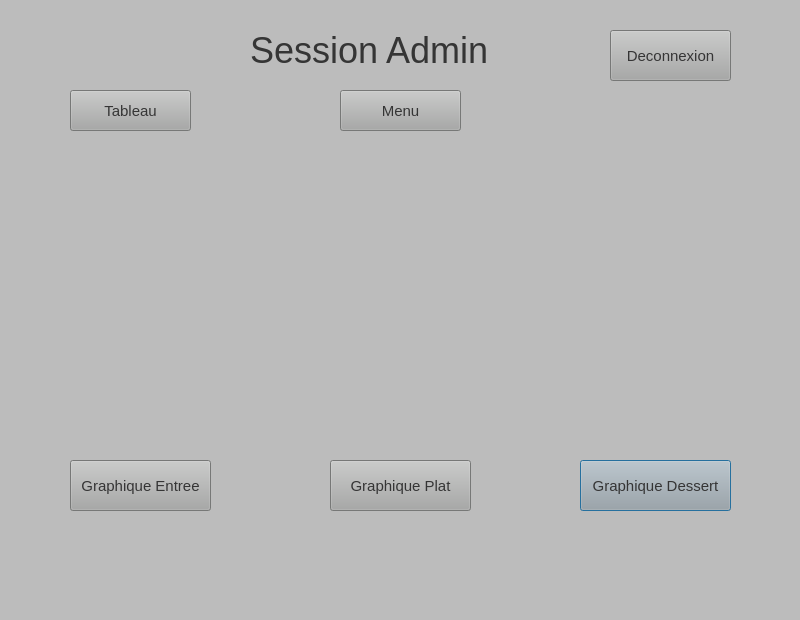
<?xml version="1.0" encoding="UTF-8"?>
<ui version="4.0">
 <class>Dialog</class>
 <widget class="QDialog" name="Dialog">
  <property name="geometry">
   <rect>
    <x>0</x>
    <y>0</y>
    <width>800</width>
    <height>620</height>
   </rect>
  </property>
  <property name="windowTitle">
   <string>Dialog</string>
  </property>
  <property name="styleSheet">
   <string notr="true">background-color: rgb(188, 188, 188);</string>
  </property>
  <widget class="QLabel" name="label">
   <property name="geometry">
    <rect>
     <x>250</x>
     <y>20</y>
     <width>301</width>
     <height>61</height>
    </rect>
   </property>
   <property name="styleSheet">
    <string notr="true">color:rgb(53, 53, 53); font-size:27pt;</string>
   </property>
   <property name="text">
    <string>Session Admin</string>
   </property>
  </widget>
  <widget class="QPushButton" name="graphiquebutton_dessert">
   <property name="geometry">
    <rect>
     <x>580</x>
     <y>460</y>
     <width>151</width>
     <height>51</height>
    </rect>
   </property>
   <property name="styleSheet">
    <string notr="true">background-color: rgb(167, 168, 167);color:rgb(53,53,53);font-size:11pt</string>
   </property>
   <property name="text">
    <string>Graphique Dessert</string>
   </property>
  </widget>
  <widget class="QPushButton" name="Menubutton">
   <property name="geometry">
    <rect>
     <x>340</x>
     <y>90</y>
     <width>121</width>
     <height>41</height>
    </rect>
   </property>
   <property name="styleSheet">
    <string notr="true">background-color: rgb(167, 168, 167);color:rgb(53,53,53);font-size:11pt</string>
   </property>
   <property name="text">
    <string>Menu</string>
   </property>
  </widget>
  <widget class="QPushButton" name="graphiquebutton_entree">
   <property name="geometry">
    <rect>
     <x>70</x>
     <y>460</y>
     <width>141</width>
     <height>51</height>
    </rect>
   </property>
   <property name="styleSheet">
    <string notr="true">background-color: rgb(167, 168, 167);font-size:11pt;color:rgb(53,53,53)</string>
   </property>
   <property name="text">
    <string>Graphique Entree</string>
   </property>
  </widget>
  <widget class="QPushButton" name="DisconnectedButton">
   <property name="geometry">
    <rect>
     <x>610</x>
     <y>30</y>
     <width>121</width>
     <height>51</height>
    </rect>
   </property>
   <property name="palette">
    <palette>
     <active>
      <colorrole role="WindowText">
       <brush brushstyle="SolidPattern">
        <color alpha="255">
         <red>53</red>
         <green>53</green>
         <blue>53</blue>
        </color>
       </brush>
      </colorrole>
      <colorrole role="Button">
       <brush brushstyle="SolidPattern">
        <color alpha="255">
         <red>167</red>
         <green>168</green>
         <blue>167</blue>
        </color>
       </brush>
      </colorrole>
      <colorrole role="Light">
       <brush brushstyle="SolidPattern">
        <color alpha="255">
         <red>255</red>
         <green>255</green>
         <blue>255</blue>
        </color>
       </brush>
      </colorrole>
      <colorrole role="Midlight">
       <brush brushstyle="SolidPattern">
        <color alpha="255">
         <red>223</red>
         <green>222</green>
         <blue>227</blue>
        </color>
       </brush>
      </colorrole>
      <colorrole role="Dark">
       <brush brushstyle="SolidPattern">
        <color alpha="255">
         <red>95</red>
         <green>94</green>
         <blue>99</blue>
        </color>
       </brush>
      </colorrole>
      <colorrole role="Mid">
       <brush brushstyle="SolidPattern">
        <color alpha="255">
         <red>127</red>
         <green>126</green>
         <blue>133</blue>
        </color>
       </brush>
      </colorrole>
      <colorrole role="Text">
       <brush brushstyle="SolidPattern">
        <color alpha="255">
         <red>53</red>
         <green>53</green>
         <blue>53</blue>
        </color>
       </brush>
      </colorrole>
      <colorrole role="BrightText">
       <brush brushstyle="SolidPattern">
        <color alpha="255">
         <red>255</red>
         <green>255</green>
         <blue>255</blue>
        </color>
       </brush>
      </colorrole>
      <colorrole role="ButtonText">
       <brush brushstyle="SolidPattern">
        <color alpha="255">
         <red>53</red>
         <green>53</green>
         <blue>53</blue>
        </color>
       </brush>
      </colorrole>
      <colorrole role="Base">
       <brush brushstyle="SolidPattern">
        <color alpha="255">
         <red>167</red>
         <green>168</green>
         <blue>167</blue>
        </color>
       </brush>
      </colorrole>
      <colorrole role="Window">
       <brush brushstyle="SolidPattern">
        <color alpha="255">
         <red>167</red>
         <green>168</green>
         <blue>167</blue>
        </color>
       </brush>
      </colorrole>
      <colorrole role="Shadow">
       <brush brushstyle="SolidPattern">
        <color alpha="255">
         <red>0</red>
         <green>0</green>
         <blue>0</blue>
        </color>
       </brush>
      </colorrole>
      <colorrole role="AlternateBase">
       <brush brushstyle="SolidPattern">
        <color alpha="255">
         <red>223</red>
         <green>222</green>
         <blue>227</blue>
        </color>
       </brush>
      </colorrole>
      <colorrole role="ToolTipBase">
       <brush brushstyle="SolidPattern">
        <color alpha="255">
         <red>255</red>
         <green>255</green>
         <blue>220</blue>
        </color>
       </brush>
      </colorrole>
      <colorrole role="ToolTipText">
       <brush brushstyle="SolidPattern">
        <color alpha="255">
         <red>0</red>
         <green>0</green>
         <blue>0</blue>
        </color>
       </brush>
      </colorrole>
     </active>
     <inactive>
      <colorrole role="WindowText">
       <brush brushstyle="SolidPattern">
        <color alpha="255">
         <red>53</red>
         <green>53</green>
         <blue>53</blue>
        </color>
       </brush>
      </colorrole>
      <colorrole role="Button">
       <brush brushstyle="SolidPattern">
        <color alpha="255">
         <red>167</red>
         <green>168</green>
         <blue>167</blue>
        </color>
       </brush>
      </colorrole>
      <colorrole role="Light">
       <brush brushstyle="SolidPattern">
        <color alpha="255">
         <red>255</red>
         <green>255</green>
         <blue>255</blue>
        </color>
       </brush>
      </colorrole>
      <colorrole role="Midlight">
       <brush brushstyle="SolidPattern">
        <color alpha="255">
         <red>223</red>
         <green>222</green>
         <blue>227</blue>
        </color>
       </brush>
      </colorrole>
      <colorrole role="Dark">
       <brush brushstyle="SolidPattern">
        <color alpha="255">
         <red>95</red>
         <green>94</green>
         <blue>99</blue>
        </color>
       </brush>
      </colorrole>
      <colorrole role="Mid">
       <brush brushstyle="SolidPattern">
        <color alpha="255">
         <red>127</red>
         <green>126</green>
         <blue>133</blue>
        </color>
       </brush>
      </colorrole>
      <colorrole role="Text">
       <brush brushstyle="SolidPattern">
        <color alpha="255">
         <red>53</red>
         <green>53</green>
         <blue>53</blue>
        </color>
       </brush>
      </colorrole>
      <colorrole role="BrightText">
       <brush brushstyle="SolidPattern">
        <color alpha="255">
         <red>255</red>
         <green>255</green>
         <blue>255</blue>
        </color>
       </brush>
      </colorrole>
      <colorrole role="ButtonText">
       <brush brushstyle="SolidPattern">
        <color alpha="255">
         <red>53</red>
         <green>53</green>
         <blue>53</blue>
        </color>
       </brush>
      </colorrole>
      <colorrole role="Base">
       <brush brushstyle="SolidPattern">
        <color alpha="255">
         <red>167</red>
         <green>168</green>
         <blue>167</blue>
        </color>
       </brush>
      </colorrole>
      <colorrole role="Window">
       <brush brushstyle="SolidPattern">
        <color alpha="255">
         <red>167</red>
         <green>168</green>
         <blue>167</blue>
        </color>
       </brush>
      </colorrole>
      <colorrole role="Shadow">
       <brush brushstyle="SolidPattern">
        <color alpha="255">
         <red>0</red>
         <green>0</green>
         <blue>0</blue>
        </color>
       </brush>
      </colorrole>
      <colorrole role="AlternateBase">
       <brush brushstyle="SolidPattern">
        <color alpha="255">
         <red>223</red>
         <green>222</green>
         <blue>227</blue>
        </color>
       </brush>
      </colorrole>
      <colorrole role="ToolTipBase">
       <brush brushstyle="SolidPattern">
        <color alpha="255">
         <red>255</red>
         <green>255</green>
         <blue>220</blue>
        </color>
       </brush>
      </colorrole>
      <colorrole role="ToolTipText">
       <brush brushstyle="SolidPattern">
        <color alpha="255">
         <red>0</red>
         <green>0</green>
         <blue>0</blue>
        </color>
       </brush>
      </colorrole>
     </inactive>
     <disabled>
      <colorrole role="WindowText">
       <brush brushstyle="SolidPattern">
        <color alpha="255">
         <red>53</red>
         <green>53</green>
         <blue>53</blue>
        </color>
       </brush>
      </colorrole>
      <colorrole role="Button">
       <brush brushstyle="SolidPattern">
        <color alpha="255">
         <red>167</red>
         <green>168</green>
         <blue>167</blue>
        </color>
       </brush>
      </colorrole>
      <colorrole role="Light">
       <brush brushstyle="SolidPattern">
        <color alpha="255">
         <red>255</red>
         <green>255</green>
         <blue>255</blue>
        </color>
       </brush>
      </colorrole>
      <colorrole role="Midlight">
       <brush brushstyle="SolidPattern">
        <color alpha="255">
         <red>223</red>
         <green>222</green>
         <blue>227</blue>
        </color>
       </brush>
      </colorrole>
      <colorrole role="Dark">
       <brush brushstyle="SolidPattern">
        <color alpha="255">
         <red>95</red>
         <green>94</green>
         <blue>99</blue>
        </color>
       </brush>
      </colorrole>
      <colorrole role="Mid">
       <brush brushstyle="SolidPattern">
        <color alpha="255">
         <red>127</red>
         <green>126</green>
         <blue>133</blue>
        </color>
       </brush>
      </colorrole>
      <colorrole role="Text">
       <brush brushstyle="SolidPattern">
        <color alpha="255">
         <red>53</red>
         <green>53</green>
         <blue>53</blue>
        </color>
       </brush>
      </colorrole>
      <colorrole role="BrightText">
       <brush brushstyle="SolidPattern">
        <color alpha="255">
         <red>255</red>
         <green>255</green>
         <blue>255</blue>
        </color>
       </brush>
      </colorrole>
      <colorrole role="ButtonText">
       <brush brushstyle="SolidPattern">
        <color alpha="255">
         <red>53</red>
         <green>53</green>
         <blue>53</blue>
        </color>
       </brush>
      </colorrole>
      <colorrole role="Base">
       <brush brushstyle="SolidPattern">
        <color alpha="255">
         <red>167</red>
         <green>168</green>
         <blue>167</blue>
        </color>
       </brush>
      </colorrole>
      <colorrole role="Window">
       <brush brushstyle="SolidPattern">
        <color alpha="255">
         <red>167</red>
         <green>168</green>
         <blue>167</blue>
        </color>
       </brush>
      </colorrole>
      <colorrole role="Shadow">
       <brush brushstyle="SolidPattern">
        <color alpha="255">
         <red>0</red>
         <green>0</green>
         <blue>0</blue>
        </color>
       </brush>
      </colorrole>
      <colorrole role="AlternateBase">
       <brush brushstyle="SolidPattern">
        <color alpha="255">
         <red>191</red>
         <green>189</green>
         <blue>199</blue>
        </color>
       </brush>
      </colorrole>
      <colorrole role="ToolTipBase">
       <brush brushstyle="SolidPattern">
        <color alpha="255">
         <red>255</red>
         <green>255</green>
         <blue>220</blue>
        </color>
       </brush>
      </colorrole>
      <colorrole role="ToolTipText">
       <brush brushstyle="SolidPattern">
        <color alpha="255">
         <red>0</red>
         <green>0</green>
         <blue>0</blue>
        </color>
       </brush>
      </colorrole>
     </disabled>
    </palette>
   </property>
   <property name="styleSheet">
    <string notr="true">background-color: rgb(167, 168, 167);color:rgb(53,53,53);font-size:11pt</string>
   </property>
   <property name="text">
    <string>Deconnexion</string>
   </property>
  </widget>
  <widget class="QPushButton" name="graphiquebutton_plat">
   <property name="geometry">
    <rect>
     <x>330</x>
     <y>460</y>
     <width>141</width>
     <height>51</height>
    </rect>
   </property>
   <property name="styleSheet">
    <string notr="true">background-color: rgb(167, 168, 167);color:rgb(53,53,53);font-size:11pt</string>
   </property>
   <property name="text">
    <string>Graphique Plat</string>
   </property>
  </widget>
  <widget class="QPushButton" name="Tableaubutton">
   <property name="geometry">
    <rect>
     <x>70</x>
     <y>90</y>
     <width>121</width>
     <height>41</height>
    </rect>
   </property>
   <property name="styleSheet">
    <string notr="true">background-color: rgb(167, 168, 167);color:rgb(53,53,53);font-size:11pt</string>
   </property>
   <property name="text">
    <string>Tableau</string>
   </property>
  </widget>
 </widget>
 <resources/>
 <connections/>
</ui>
